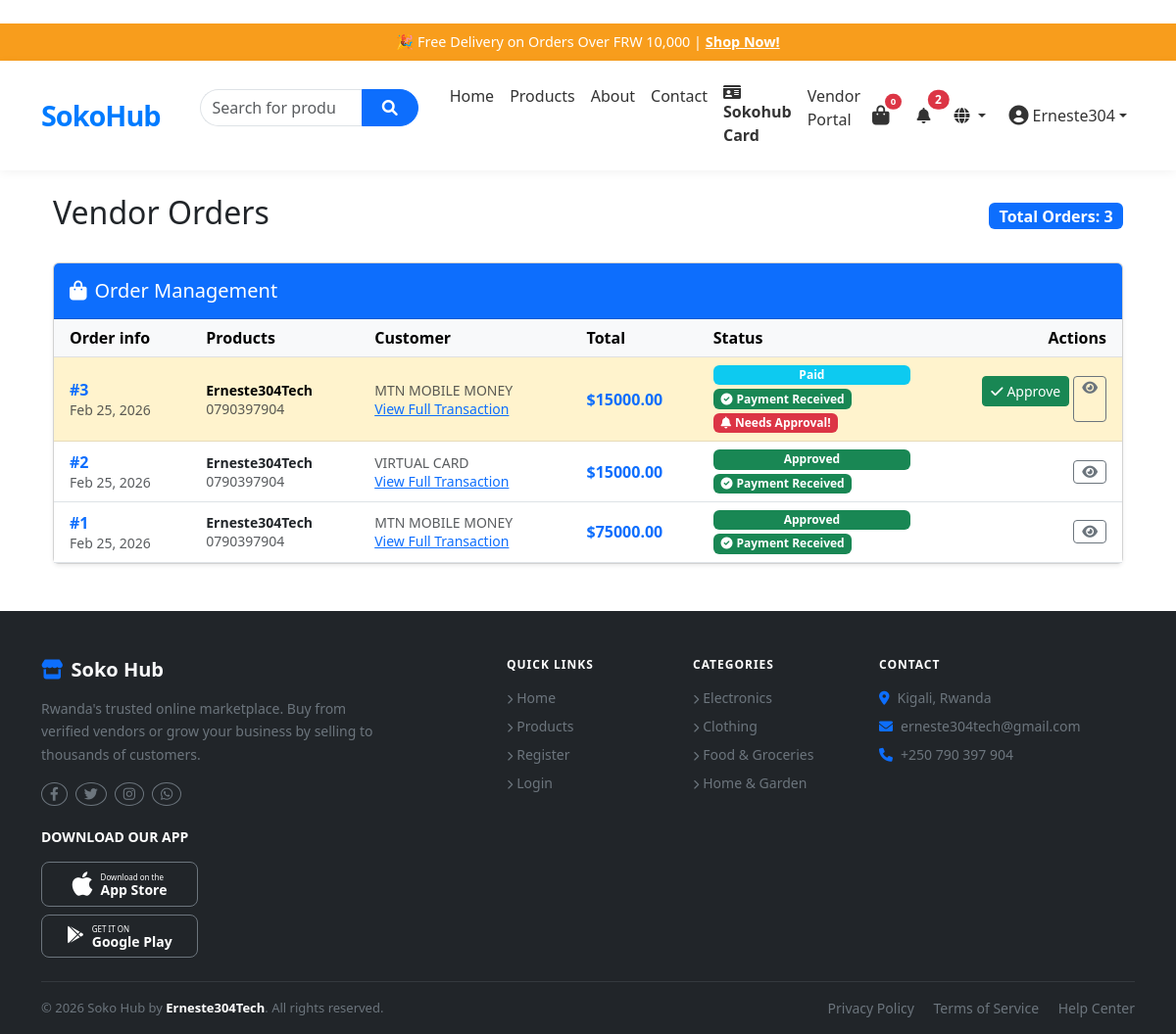
The app's page /orders/vendor/orders/ (signed in), older data.
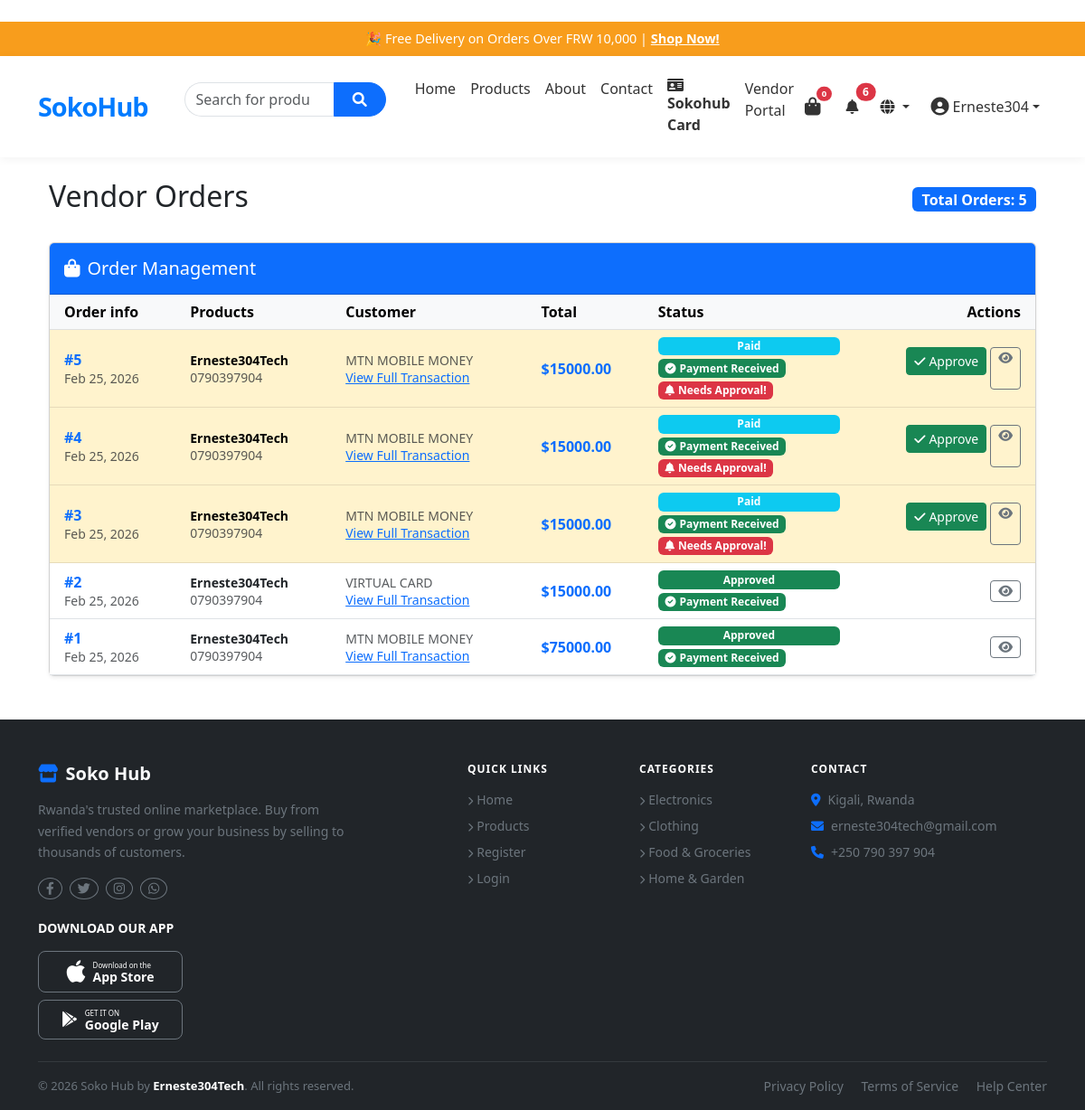
The same page, newer data.
### orders/models.py (models this page shows, shortened)
class Order(models.Model):
    STATUS_CHOICES = (
        ('pending', 'Pending'),
        ('paid', 'Paid'),
        ('approved', 'Approved'),
        ('shipped', 'Shipped'),
        ('delivered', 'Delivered'),
        ('cancelled', 'Cancelled'),
    )
    PAYMENT_METHOD_CHOICES = (
        ('mtn', 'MTN Mobile Money'),
        ('tigo', 'Tigo Pesa'),
        ('virtual_card', 'Virtual Card'),
    )
    PAYMENT_STATUS_CHOICES = (
        ('pending', 'Pending'),
        ('paid', 'Paid'),
        ('failed', 'Failed'),
    )
    customer = models.ForeignKey(
        settings.AUTH_USER_MODEL,
        on_delete=models.CASCADE,
        limit_choices_to={'user_type': 'customer'},
        related_name='customer_orders'
    )
    vendor = models.ForeignKey(
        settings.AUTH_USER_MODEL,
        on_delete=models.CASCADE,
        limit_choices_to={'user_type': 'vendor'},
        related_name='vendor_orders',
        null=True,
        blank=True
    )
    total = models.DecimalField(
        max_digits=10,
        decimal_places=2,
        validators=[MinValueValidator(0)]
    )
    status = models.CharField(
        max_length=20,
        choices=STATUS_CHOICES,
        default='pending'
    )
    delivery_address = models.TextField()
    phone = models.CharField(max_length=15)
    payment_method = models.CharField(
        max_length=20,
        choices=PAYMENT_METHOD_CHOICES,
        null=True,
        blank=True
    )
    payment_status = models.CharField(
        max_length=20,
        choices=PAYMENT_STATUS_CHOICES,
        default='pending'
    )
    transaction_id = models.CharField(
        max_length=100,
        blank=True,
        null=True
    )
    created_at = models.DateTimeField(auto_now_add=True)
    updated_at = models.DateTimeField(auto_now=True)
    def can_be_confirmed(self):
        return self.status == 'paid'
    class Meta:
        ordering = ['-created_at']
    def get_status_color(self):
        status_colors = {
            'pending': 'warning',
            'paid': 'info',
            'approved': 'success',
            'shipped': 'primary',
            'delivered': 'success',
            'cancelled': 'danger',
        }
        return status_colors.get(self.status, 'secondary')

### accounts/models.py (models this page shows, shortened)
class User(AbstractUser):
    USER_TYPE_CHOICES = (
        ('vendor', 'Vendor'),
        ('customer', 'Customer'),
    )
    user_type = models.CharField(max_length=20, choices=USER_TYPE_CHOICES, default='customer')
    phone = models.CharField(max_length=15, blank=True)
    location = models.CharField(max_length=255, blank=True)
    tin_number = models.CharField(max_length=9, blank=True, null=True, help_text="9-digit RRA TIN Number")
    profile_picture = models.ImageField(upload_to='profile_pics/', blank=True, null=True)
    address = models.TextField(blank=True, help_text="Full delivery address")
    date_of_birth = models.DateField(blank=True, null=True)
    city = models.CharField(max_length=100, blank=True)
    country = models.CharField(max_length=100, blank=True, default='Rwanda')
    email_notifications = models.BooleanField(default=True)
    sms_notifications = models.BooleanField(default=False)
    created_at = models.DateTimeField(auto_now_add=True)
    updated_at = models.DateTimeField(auto_now=True)
    class Meta:
        db_table = 'auth_user'  # This ensures we replace the default User model
    def is_vendor(self):
        return self.user_type == 'vendor'

### orders/views.py (the view)
# urls.py: path('vendor/orders/', views.vendor_orders, name='vendor_orders'),
@vendor_required
def vendor_orders(request):
    orders = Order.objects.filter(
        vendor=request.user
    ).prefetch_related('items', 'items__product').order_by('-created_at')
    pending_count = orders.filter(status='pending').count()
    context = {
        'orders': orders,
        'pending_count': pending_count,
        'title': 'Vendor Orders'
    }
    return render(request, 'orders/vendor_orders.html', context)

### sokohub/context_processors.py (called while the page is built)
def vendor_notifications(request):
    if request.user.is_authenticated:
        unread_notifications_count = Notification.objects.filter(user=request.user, is_read=False).count()
        recent_notifications = Notification.objects.filter(user=request.user).order_by('-created_at')[:5]
        return {
            'unread_notifications_count': unread_notifications_count,
            'recent_notifications': recent_notifications
        }
    return {
        'unread_notifications_count': 0,
        'recent_notifications': []
    }

def cart_count(request):
    if request.user.is_authenticated:
        try:
            cart = Cart.objects.get(customer=request.user)
            return {'cart_count': cart.get_items_count()}
        except Cart.DoesNotExist:
            return {'cart_count': 0}
    return {'cart_count': 0}

### templates/orders/vendor_orders.html (shortened to what the changed rows need)
﻿{% extends 'base.html' %}
{% block content %}
<div class="container mt-4">
    <div class="d-flex justify-content-between align-items-center mb-4">
        <h2>Vendor Orders</h2>
        <div class="badge bg-primary fs-6">
            Total Orders: {{ orders.count }}
        </div>
    </div>
    {% if orders %}
    <div class="card shadow-sm">
        <div class="card-body p-0">
            <div class="table-responsive">
                <table class="table table-hover align-middle mb-0">
                    <thead class="table-light">
                        <tr>
                            <th class="ps-3">Order info</th>
                            <th>Products</th>
                            <th>Customer</th>
                            <th>Total</th>
                            <th>Status</th>
                            <th class="text-end pe-3">Actions</th>
                        </tr>
                    </thead>
                    <tbody>
                        {% for order in orders %}
                        <tr class="{% if order.status == 'paid' %}table-warning{% endif %}">
                            <td class="ps-3">
                                <span class="fw-bold text-primary">#{{ order.id }}</span>
                                <div class="small text-muted">{{ order.created_at|date:"M d, Y" }}</div>
                            </td>
                            <td>
                                <div class="small fw-bold">{{ order.customer.username }}</div>
                                <div class="small text-muted">{{ order.phone }}</div>
                            </td>
                            <td>
                                <div class="small text-muted text-uppercase">{{ order.get_payment_method_display }}
                                </div>
                                <a href="{% url 'transaction_detail' order.id %}" class="small">View Full
                                    Transaction</a>
                            </td>
                            <td><span class="fw-bold text-primary">${{ order.total }}</span></td>
                            <td>
                                <span class="badge bg-{{ order.get_status_color }} mb-1 d-block">
                                    {{ order.get_status_display }}
                                </span>
                                {% if order.payment_status == 'paid' %}
                                <span class="badge bg-success">
                                    <i class="fas fa-check-circle me-1"></i>Payment Received
                                </span>
                                {% else %}
                                <span class="badge bg-warning text-dark">
                                    <i class="fas fa-clock me-1"></i>Awaiting Payment
                                </span>
                                {% endif %}
                                {% if order.status == 'paid' %}
                                <div class="mt-1">
                                    <span class="badge bg-danger animate-pulse">
                                        <i class="fas fa-bell me-1"></i>Needs Approval!
                                    </span>
                                </div>
                                {% endif %}
                            </td>
                            <td class="text-end pe-3">
                                <div class="d-flex justify-content-end gap-1">
                                    {% if order.can_be_confirmed %}
                                    <form action="{% url 'approve_order' order.id %}" method="POST" class="d-inline">
                                        <button type="submit" class="btn btn-sm btn-success" title="Approve Order">
                                            <i class="fas fa-check me-1"></i>Approve
                                        </button>
                                    </form>
                                    {% endif %}
                                    <a href="{% url 'transaction_detail' order.id %}"
                                        class="btn btn-sm btn-outline-secondary" title="View Details">
                                        <i class="fas fa-eye"></i>
                                    </a>
                                </div>
                            </td>
                        </tr>
                        {% endfor %}
                    </tbody>
                </table>
            </div>
        </div>
    </div>
    {% endif %}
</div>
{% endblock %}

Row changes from the older to the newer data that the page shows:
added Order: id "5", created_at "Feb 25, 2026", customer.username "Erneste304Tech", phone "0790397904", payment_method "MTN MOBILE MONEY", total "15000.00", status "Paid", payment_status "paid" (drawn), shows "Needs Approval!", shows "Approve"
added Order: id "4", created_at "Feb 25, 2026", customer.username "Erneste304Tech", phone "0790397904", payment_method "MTN MOBILE MONEY", total "15000.00", status "Paid", payment_status "paid" (drawn), shows "Needs Approval!", shows "Approve"
Text that changed along with them:
{{ unread_notifications_count }}: "2" → "6"
{{ orders.count }}: "3" → "5"
